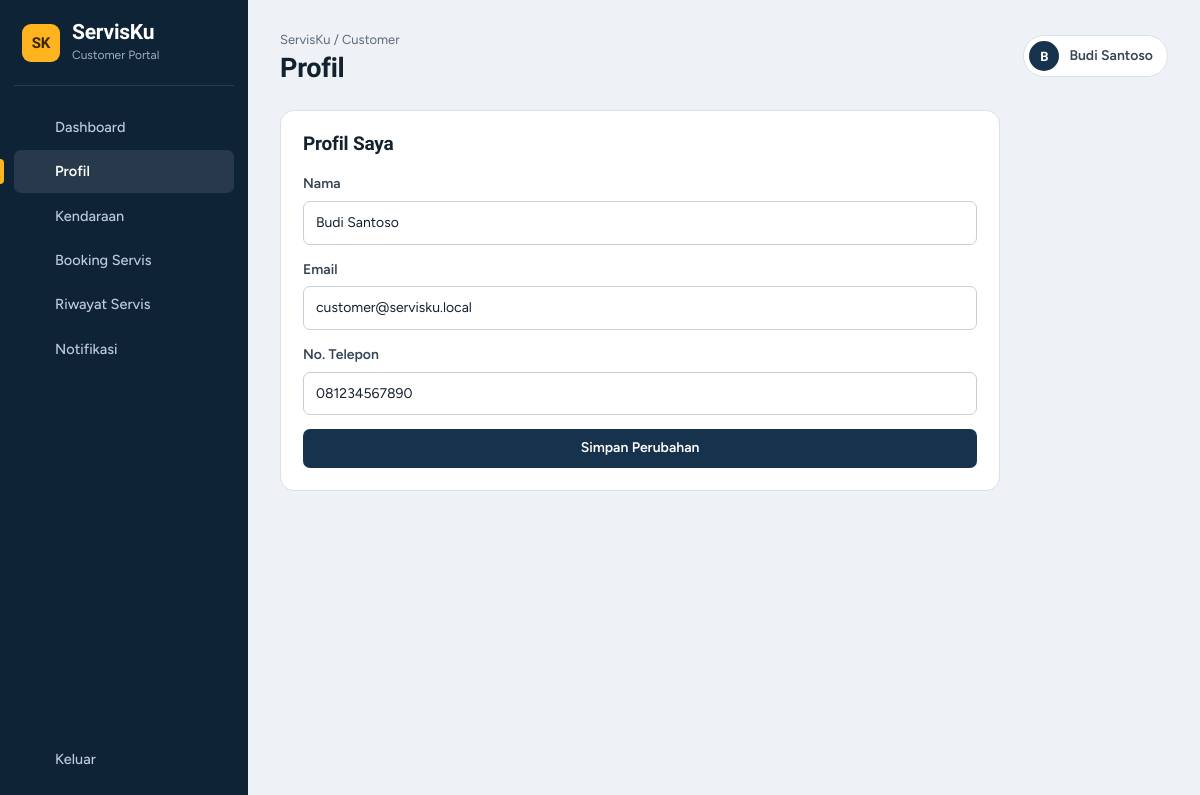
The app's page /customer/profile.php (signed in) with its own data.
### tables this page shows
CREATE TABLE users (
    id INT UNSIGNED AUTO_INCREMENT PRIMARY KEY,
    name VARCHAR(100) NOT NULL,
    email VARCHAR(100) NOT NULL UNIQUE,
    password VARCHAR(255) NOT NULL,
    google_id VARCHAR(255) NULL UNIQUE,
    phone VARCHAR(20) NULL,
    role ENUM('customer', 'admin', 'mechanic') NOT NULL DEFAULT 'customer',
    created_at TIMESTAMP NOT NULL DEFAULT CURRENT_TIMESTAMP
);

### includes/helpers.php (called while the page is built, shortened)
<?php
function e($v): string { return htmlspecialchars((string)$v, ENT_QUOTES, 'UTF-8'); }

### customer/profile.php (the view)
<?php require_once '../includes/role.php';requireRole('customer');require_once '../config/database.php';require_once '../includes/helpers.php';require_once '../includes/csrf.php';$s=$pdo->prepare('SELECT * FROM users WHERE id=? AND role="customer"');$s->execute([$_SESSION['user_id']]);$u=$s->fetch();$error='';$success='';if($_SERVER['REQUEST_METHOD']==='POST'){verify_csrf();$name=trim($_POST['name']??'');$phone=trim($_POST['phone']??'');$email=trim($_POST['email']??'');if($name===''||!filter_var($email,FILTER_VALIDATE_EMAIL))$error='Nama dan email harus valid.';else{try{$s=$pdo->prepare('SELECT id FROM users WHERE email=? AND id<>?');$s->execute([$email,$u['id']]);if($s->fetch())throw new Exception('Email sudah digunakan.');$s=$pdo->prepare('UPDATE users SET name=?,email=?,phone=? WHERE id=?');$s->execute([$name,$email,$phone?:null,$u['id']]);$_SESSION['user_name']=$name;$u=array_merge($u,['name'=>$name,'email'=>$email,'phone'=>$phone]);$success='Profil diperbarui.';}catch(Throwable $e){$error=servisku_error_message($e);}}}$pageTitle='Profil';require '../includes/customer_header.php';?><?php if($error):?><div class="alert"><?=e($error)?></div><?php endif;?><?php if($success):?><div class="success"><?=e($success)?></div><?php endif;?><section class="panel narrow"><div class="panel-heading"><h2>Profil Saya</h2></div><form method="post" class="compact-form"><input type="hidden" name="csrf_token" value="<?=e(csrf_token())?>"><label>Nama<input name="name" value="<?=e($u['name'])?>" required></label><label>Email<input type="email" name="email" value="<?=e($u['email'])?>" required></label><label>No. Telepon<input name="phone" value="<?=e($u['phone']??'')?>"></label><button>Simpan Perubahan</button></form></section><?php require '../includes/customer_footer.php';?>

### assets/css/style.css (style rules this page uses)
:root { --ink:#14212e;--ink-2:#364555;--muted:#5d6b79;--line:#dbe1e8;--line-2:#e9edf2; --bg:#eef1f5;--card:#fff;--wash:#f6f8fa; --navy:#17324d;--navy-2:#0e2335;--navy-3:#245079; --signal:#ffb41f;--signal-deep:#d98f00;--signal-ink:#3b2700;--signal-soft:#fff3d6; --success:#177a52;--success-soft:#e1f4ea; --danger:#c2362b;--danger-soft:#fde8e5; --info:#235fa5;--info-soft:#e2eefb; --teal:#0d6b66;--teal-soft:#d9f1ef; --indigo:#3b4aa8;--indigo-soft:#e6e9fb; --orange:#a8430a;--orange-soft:#fde3d3; --amber:#8a5a00;--amber-soft:#fff0cc; --grey-soft:#e8ecf1; --r-lg:14px;--r-md:10px;--r-sm:7px; --font-body:'Figtree',ui-sans-serif,system-ui,-apple-system,'Segoe UI',sans-serif; --font-display:'Bricolage Grotesque','Figtree',ui-sans-serif,system-ui,sans-serif; --sidebar-w:248px; --shadow-pop:0 18px 40px -18px rgba(14,35,53,.35); }
* { box-sizing:border-box }
html { scroll-behavior:smooth;-webkit-text-size-adjust:100% }
body { margin:0;font-family:var(--font-body);font-size:15px;background:var(--bg);color:var(--ink);line-height:1.55;-webkit-font-smoothing:antialiased }
h1,h2,h3,h4 { font-family:var(--font-display);line-height:1.15;letter-spacing:-.01em;margin:0 }
button,.button { display:inline-flex;align-items:center;justify-content:center;gap:8px;border:1px solid transparent;border-radius:var(--r-sm);padding:10px 16px;background:var(--navy);color:#fff;font:600 14px/1.2 var(--font-body);cursor:pointer;text-decoration:none;transition:background .15s,border-color .15s,color .15s }
input,select,textarea { width:100%;padding:10px 12px;border:1px solid #c6cfda;border-radius:var(--r-sm);background:#fff;color:var(--ink);font:inherit;transition:border-color .15s,box-shadow .15s }
input::placeholder,textarea::placeholder { color:#8895a3 }
label { display:block;font-weight:600;font-size:14px;color:var(--ink-2);margin-bottom:16px }
label input,label select,label textarea { margin-top:6px;font-weight:400;color:var(--ink) }
.compact-form { display:grid;gap:14px }
.compact-form label,.compact-form .payment-method-box { margin:0 }
.panel { background:var(--card);border:1px solid var(--line);border-radius:var(--r-lg);padding:22px;margin-bottom:20px;min-width:0 }
.panel.narrow { max-width:720px }
.panel-heading { display:flex;align-items:flex-start;justify-content:space-between;gap:14px;margin-bottom:18px }
.panel-heading h2 { font-size:19px;font-weight:700 }

### records on screen
users: name "Budi Santoso", email "customer@servisku.local", phone "081234567890"

### other values on screen
$cfg['subtitle'] "Customer Portal"
$label "Dashboard"
$label "Profil"
$label "Kendaraan"
$label "Booking Servis"
$label "Riwayat Servis"
$label "Notifikasi"
$cfg['crumb'] "ServisKu / Customer"
$pageTitle "Profil"
$initial "B"
$name "Budi Santoso"
